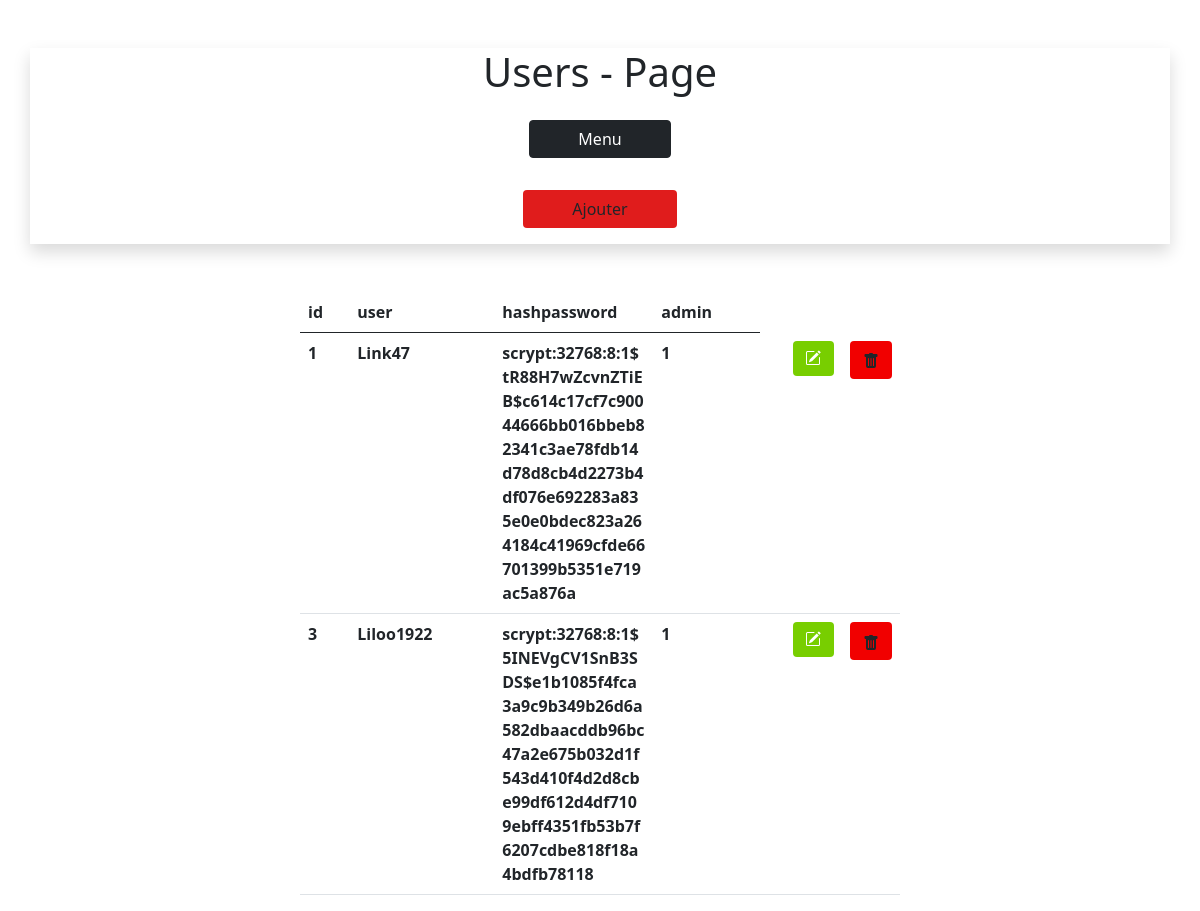
/admin/users (signed in), run on an earlier commit of the app's database.
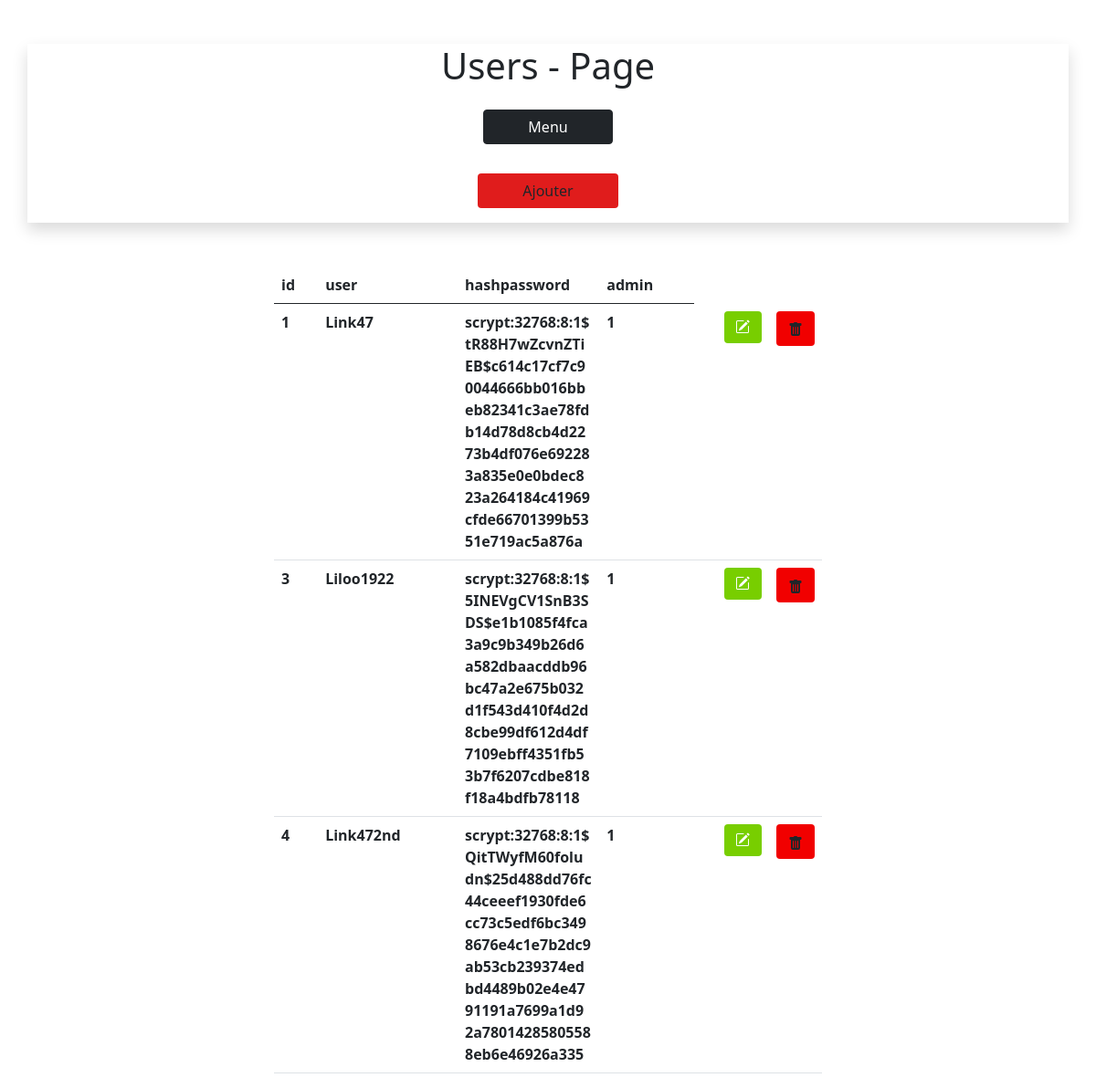
And on a later commit of the database.
### tables this page shows
CREATE TABLE "users" (
	"id"	INTEGER NOT NULL UNIQUE,
	"user"	TEXT NOT NULL,
	"hashpassword"	TEXT NOT NULL,
	"admin"	INTEGER NOT NULL,
	PRIMARY KEY("id")
);

### admin.py (the view)
    @app.route('/admin/users', methods=['GET', 'POST'])
    def admin_users():
        return admin_template('html/admin/users/admin_users.html', headers=getHeaderDB('users'), rows=getRowDB('SELECT * FROM users'))

### utils.py (called while the page is built)
def isadmin() -> bool:
    user = session.get('user')
    password = session.get('password')
    if user == None or password == None:
        return False
    else:
        admincheck = getRowDB(f"SELECT admin FROM users WHERE user='{user}' and hashpassword='{password}'")[0][0]
        if admincheck == 1:
            return True
        else:
            return False

def admin_template(dir : str, *arg, **kwargs) -> None:
    try:
        if isadmin():
            return render_template(dir, *arg, **kwargs)
        else:
            return redirect('/')
    except Exception as e:
        print(e)

def getRowDB(request : str) -> list:
    con = sqlite3.connect('data.db')
    c = con.cursor()
    c.execute(request)
    result = c.fetchall()
    c.close()
    return result

def getHeaderDB(table_name : str) -> list:
    con = sqlite3.connect('data.db')
    c = con.cursor()
    c.execute(f"PRAGMA table_info({table_name});")
    result = c.fetchall()
    c.close()
    return result

### templates/html/admin/users/admin_users.html (shortened to what this page needs)
<!DOCTYPE html>
<html lang="fr">
<head>
    <link href="https://cdn.jsdelivr.net/npm/bootstrap@5.0.0/dist/css/bootstrap.min.css" rel="stylesheet" >
    <link rel="stylesheet" href={{url_for('static', filename='css/utils.css')}}>
</head>
<body>
    <center>
        <div class="container shadow border-dark border-1 my-5">
            <center>
                <h1>Users - Page</h1>
                <a class="btn btn-dark m-auto my-3 px-5" href={{url_for('admin_menu')}}>Menu</a><br>
                <a class="btn m-auto my-3 px-5" href={{url_for('admin_user_add')}} style="background-color: rgb(224, 28, 28);" href="#">Ajouter</a>
            </center>
        </div>
        <table class="table" style="width: 50%;">
            <thead class="thead-dark">
                <tr>
                    {% for header in headers %}
                    <th scope="col">{{header[1]}}</th>
                    {% endfor %}
                </tr>
            </thead>
            <tbody>
                {% for row in rows %}
                <tr>
                    {% for data in row %}
                        <th>{{data}}</th>
                    {% endfor %}
                    <th>
                        <td style="width: 10px;">
                            <a href="users/{{row[0]}}" type="button" class="btn btn-secondary py-1 border-0" style="background-color: rgb(120, 206, 0);">
                            </a>
                        </td>
                        <td style="width: 10px;">
                            <a href="users/delete/{{row[0]}}" type="button" class="btn" style="background-color: rgb(241, 0, 0);">
                            </a>
                        </td>
                    </th>
                </tr>
                {% endfor %}
            </tbody>
        </table>
    </center>
</body>
</html>

### templates/html/admin/users/admin_users.html (style rules this page uses)
th { max-width: 100px; word-wrap: break-word; }

What changed in the data, as far as the page shows it:
added users: row "4" "1", user "Link472nd", hashpassword "scrypt:32768:8:1$QitTWyfM60foludn$25d488dd76fc44ceeef1930fde6cc73c5edf6bc3498676e4c1e7b2dc9ab53cb239374edbd4489b02e4e4791191a7699a1d92a78014285805588eb6e46926a335"
